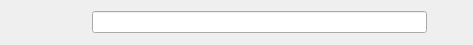
<?xml version="1.0" encoding="UTF-8"?>
<ui version="4.0">
 <class>topBar</class>
 <widget class="QWidget" name="topBar">
  <property name="geometry">
   <rect>
    <x>0</x>
    <y>0</y>
    <width>473</width>
    <height>45</height>
   </rect>
  </property>
  <property name="sizePolicy">
   <sizepolicy hsizetype="Expanding" vsizetype="Fixed">
    <horstretch>0</horstretch>
    <verstretch>0</verstretch>
   </sizepolicy>
  </property>
  <property name="minimumSize">
   <size>
    <width>408</width>
    <height>33</height>
   </size>
  </property>
  <property name="windowTitle">
   <string>Form</string>
  </property>
  <layout class="QHBoxLayout" name="horizontalLayout">
   <property name="margin">
    <number>0</number>
   </property>
   <item>
    <widget class="QPushButton" name="taskSwitch">
     <property name="text">
      <string/>
     </property>
     <property name="icon">
      <iconset resource="res.qrc">
       <normaloff>:/groove/icons/wmTaskModified.png</normaloff>:/groove/icons/wmTaskModified.png</iconset>
     </property>
     <property name="iconSize">
      <size>
       <width>43</width>
       <height>37</height>
      </size>
     </property>
     <property name="flat">
      <bool>true</bool>
     </property>
    </widget>
   </item>
   <item>
    <widget class="QPushButton" name="closeButton">
     <property name="text">
      <string/>
     </property>
     <property name="icon">
      <iconset resource="res.qrc">
       <normaloff>:/groove/icons/general_close.png</normaloff>:/groove/icons/general_close.png</iconset>
     </property>
     <property name="flat">
      <bool>true</bool>
     </property>
    </widget>
   </item>
   <item>
    <widget class="QLineEdit" name="sBox">
     <property name="readOnly">
      <bool>false</bool>
     </property>
    </widget>
   </item>
   <item>
    <widget class="QPushButton" name="sButton">
     <property name="text">
      <string/>
     </property>
     <property name="icon">
      <iconset resource="res.qrc">
       <normaloff>:/groove/icons/general_search.png</normaloff>:/groove/icons/general_search.png</iconset>
     </property>
     <property name="flat">
      <bool>true</bool>
     </property>
    </widget>
   </item>
  </layout>
 </widget>
 <tabstops>
  <tabstop>taskSwitch</tabstop>
 </tabstops>
 <resources>
  <include location="res.qrc"/>
 </resources>
 <connections/>
</ui>
